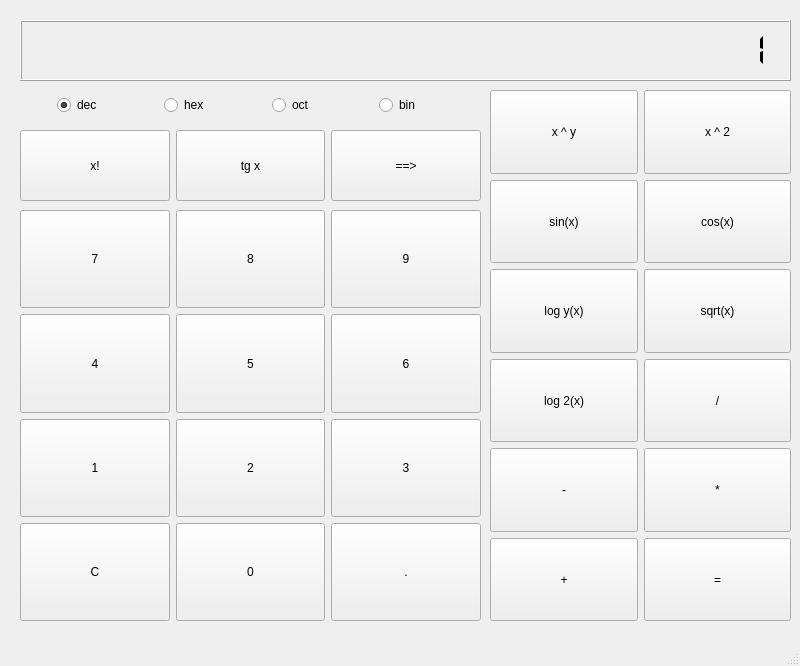
<?xml version="1.0" encoding="UTF-8"?>
<ui version="4.0">
 <class>MainWindow</class>
 <widget class="QMainWindow" name="MainWindow">
  <property name="geometry">
   <rect>
    <x>0</x>
    <y>0</y>
    <width>800</width>
    <height>666</height>
   </rect>
  </property>
  <property name="windowTitle">
   <string>MainWindow</string>
  </property>
  <widget class="QWidget" name="centralwidget">
   <widget class="QLCDNumber" name="vyvod">
    <property name="geometry">
     <rect>
      <x>20</x>
      <y>20</y>
      <width>771</width>
      <height>61</height>
     </rect>
    </property>
    <property name="digitCount">
     <number>40</number>
    </property>
    <property name="segmentStyle">
     <enum>QLCDNumber::Flat</enum>
    </property>
    <property name="value" stdset="0">
     <double>1.000000000000000</double>
    </property>
   </widget>
   <widget class="QWidget" name="gridLayoutWidget">
    <property name="geometry">
     <rect>
      <x>20</x>
      <y>210</y>
      <width>461</width>
      <height>411</height>
     </rect>
    </property>
    <layout class="QGridLayout" name="gridLayout">
     <item row="0" column="1">
      <widget class="QPushButton" name="vosem">
       <property name="sizePolicy">
        <sizepolicy hsizetype="Expanding" vsizetype="Expanding">
         <horstretch>0</horstretch>
         <verstretch>0</verstretch>
        </sizepolicy>
       </property>
       <property name="text">
        <string>8</string>
       </property>
      </widget>
     </item>
     <item row="1" column="2">
      <widget class="QPushButton" name="six">
       <property name="sizePolicy">
        <sizepolicy hsizetype="Expanding" vsizetype="Expanding">
         <horstretch>0</horstretch>
         <verstretch>0</verstretch>
        </sizepolicy>
       </property>
       <property name="text">
        <string>6</string>
       </property>
      </widget>
     </item>
     <item row="0" column="0">
      <widget class="QPushButton" name="seven">
       <property name="sizePolicy">
        <sizepolicy hsizetype="Expanding" vsizetype="Expanding">
         <horstretch>0</horstretch>
         <verstretch>0</verstretch>
        </sizepolicy>
       </property>
       <property name="text">
        <string>7</string>
       </property>
      </widget>
     </item>
     <item row="1" column="1">
      <widget class="QPushButton" name="five">
       <property name="sizePolicy">
        <sizepolicy hsizetype="Expanding" vsizetype="Expanding">
         <horstretch>0</horstretch>
         <verstretch>0</verstretch>
        </sizepolicy>
       </property>
       <property name="text">
        <string>5</string>
       </property>
      </widget>
     </item>
     <item row="2" column="2">
      <widget class="QPushButton" name="three">
       <property name="sizePolicy">
        <sizepolicy hsizetype="Expanding" vsizetype="Expanding">
         <horstretch>0</horstretch>
         <verstretch>0</verstretch>
        </sizepolicy>
       </property>
       <property name="text">
        <string>3</string>
       </property>
      </widget>
     </item>
     <item row="2" column="1">
      <widget class="QPushButton" name="two">
       <property name="sizePolicy">
        <sizepolicy hsizetype="Expanding" vsizetype="Expanding">
         <horstretch>0</horstretch>
         <verstretch>0</verstretch>
        </sizepolicy>
       </property>
       <property name="text">
        <string>2</string>
       </property>
      </widget>
     </item>
     <item row="2" column="0">
      <widget class="QPushButton" name="one">
       <property name="sizePolicy">
        <sizepolicy hsizetype="Expanding" vsizetype="Expanding">
         <horstretch>0</horstretch>
         <verstretch>0</verstretch>
        </sizepolicy>
       </property>
       <property name="text">
        <string>1</string>
       </property>
      </widget>
     </item>
     <item row="0" column="2">
      <widget class="QPushButton" name="nine">
       <property name="sizePolicy">
        <sizepolicy hsizetype="Expanding" vsizetype="Expanding">
         <horstretch>0</horstretch>
         <verstretch>0</verstretch>
        </sizepolicy>
       </property>
       <property name="text">
        <string>9</string>
       </property>
      </widget>
     </item>
     <item row="1" column="0">
      <widget class="QPushButton" name="four">
       <property name="sizePolicy">
        <sizepolicy hsizetype="Expanding" vsizetype="Expanding">
         <horstretch>0</horstretch>
         <verstretch>0</verstretch>
        </sizepolicy>
       </property>
       <property name="text">
        <string>4</string>
       </property>
      </widget>
     </item>
     <item row="3" column="1">
      <widget class="QPushButton" name="zero">
       <property name="sizePolicy">
        <sizepolicy hsizetype="Expanding" vsizetype="Expanding">
         <horstretch>0</horstretch>
         <verstretch>0</verstretch>
        </sizepolicy>
       </property>
       <property name="text">
        <string>0</string>
       </property>
      </widget>
     </item>
     <item row="3" column="0">
      <widget class="QPushButton" name="C">
       <property name="sizePolicy">
        <sizepolicy hsizetype="Expanding" vsizetype="Expanding">
         <horstretch>0</horstretch>
         <verstretch>0</verstretch>
        </sizepolicy>
       </property>
       <property name="text">
        <string>C</string>
       </property>
      </widget>
     </item>
     <item row="3" column="2">
      <widget class="QPushButton" name="point">
       <property name="sizePolicy">
        <sizepolicy hsizetype="Expanding" vsizetype="Expanding">
         <horstretch>0</horstretch>
         <verstretch>0</verstretch>
        </sizepolicy>
       </property>
       <property name="text">
        <string>.</string>
       </property>
      </widget>
     </item>
    </layout>
   </widget>
   <widget class="QWidget" name="horizontalLayoutWidget">
    <property name="geometry">
     <rect>
      <x>19</x>
      <y>90</y>
      <width>461</width>
      <height>31</height>
     </rect>
    </property>
    <layout class="QHBoxLayout" name="horizontalLayout">
     <property name="leftMargin">
      <number>38</number>
     </property>
     <property name="topMargin">
      <number>0</number>
     </property>
     <property name="rightMargin">
      <number>0</number>
     </property>
     <item>
      <widget class="QRadioButton" name="dec">
       <property name="text">
        <string>dec</string>
       </property>
       <property name="checked">
        <bool>true</bool>
       </property>
      </widget>
     </item>
     <item>
      <widget class="QRadioButton" name="hex">
       <property name="text">
        <string>hex</string>
       </property>
      </widget>
     </item>
     <item>
      <widget class="QRadioButton" name="oct">
       <property name="text">
        <string>oct</string>
       </property>
      </widget>
     </item>
     <item>
      <widget class="QRadioButton" name="bin">
       <property name="text">
        <string>bin</string>
       </property>
      </widget>
     </item>
    </layout>
   </widget>
   <widget class="QWidget" name="horizontalLayoutWidget_2">
    <property name="geometry">
     <rect>
      <x>20</x>
      <y>130</y>
      <width>461</width>
      <height>71</height>
     </rect>
    </property>
    <layout class="QHBoxLayout" name="horizontalLayout_2">
     <item>
      <widget class="QPushButton" name="fact">
       <property name="sizePolicy">
        <sizepolicy hsizetype="Expanding" vsizetype="Expanding">
         <horstretch>0</horstretch>
         <verstretch>0</verstretch>
        </sizepolicy>
       </property>
       <property name="text">
        <string>x!</string>
       </property>
      </widget>
     </item>
     <item>
      <widget class="QPushButton" name="tgx">
       <property name="sizePolicy">
        <sizepolicy hsizetype="Expanding" vsizetype="Expanding">
         <horstretch>0</horstretch>
         <verstretch>0</verstretch>
        </sizepolicy>
       </property>
       <property name="text">
        <string>tg x</string>
       </property>
      </widget>
     </item>
     <item>
      <widget class="QPushButton" name="backspace">
       <property name="sizePolicy">
        <sizepolicy hsizetype="Expanding" vsizetype="Expanding">
         <horstretch>0</horstretch>
         <verstretch>0</verstretch>
        </sizepolicy>
       </property>
       <property name="text">
        <string>==&gt;</string>
       </property>
      </widget>
     </item>
    </layout>
   </widget>
   <widget class="QWidget" name="gridLayoutWidget_2">
    <property name="geometry">
     <rect>
      <x>490</x>
      <y>90</y>
      <width>301</width>
      <height>531</height>
     </rect>
    </property>
    <layout class="QGridLayout" name="gridLayout_2">
     <item row="3" column="1">
      <widget class="QPushButton" name="delB">
       <property name="sizePolicy">
        <sizepolicy hsizetype="Expanding" vsizetype="Expanding">
         <horstretch>0</horstretch>
         <verstretch>0</verstretch>
        </sizepolicy>
       </property>
       <property name="text">
        <string>/</string>
       </property>
      </widget>
     </item>
     <item row="4" column="0">
      <widget class="QPushButton" name="decreaceB">
       <property name="sizePolicy">
        <sizepolicy hsizetype="Expanding" vsizetype="Expanding">
         <horstretch>0</horstretch>
         <verstretch>0</verstretch>
        </sizepolicy>
       </property>
       <property name="text">
        <string>-</string>
       </property>
      </widget>
     </item>
     <item row="2" column="1">
      <widget class="QPushButton" name="sqrtx">
       <property name="sizePolicy">
        <sizepolicy hsizetype="Expanding" vsizetype="Expanding">
         <horstretch>0</horstretch>
         <verstretch>0</verstretch>
        </sizepolicy>
       </property>
       <property name="text">
        <string>sqrt(x)</string>
       </property>
      </widget>
     </item>
     <item row="1" column="0">
      <widget class="QPushButton" name="sinB">
       <property name="sizePolicy">
        <sizepolicy hsizetype="Expanding" vsizetype="Expanding">
         <horstretch>0</horstretch>
         <verstretch>0</verstretch>
        </sizepolicy>
       </property>
       <property name="text">
        <string>sin(x)</string>
       </property>
      </widget>
     </item>
     <item row="2" column="0">
      <widget class="QPushButton" name="logyx">
       <property name="sizePolicy">
        <sizepolicy hsizetype="Expanding" vsizetype="Expanding">
         <horstretch>0</horstretch>
         <verstretch>0</verstretch>
        </sizepolicy>
       </property>
       <property name="text">
        <string>log y(x)</string>
       </property>
      </widget>
     </item>
     <item row="3" column="0">
      <widget class="QPushButton" name="log2xB">
       <property name="sizePolicy">
        <sizepolicy hsizetype="Expanding" vsizetype="Expanding">
         <horstretch>0</horstretch>
         <verstretch>0</verstretch>
        </sizepolicy>
       </property>
       <property name="text">
        <string>log 2(x)</string>
       </property>
      </widget>
     </item>
     <item row="0" column="1">
      <widget class="QPushButton" name="xsqr2">
       <property name="sizePolicy">
        <sizepolicy hsizetype="Expanding" vsizetype="Expanding">
         <horstretch>0</horstretch>
         <verstretch>0</verstretch>
        </sizepolicy>
       </property>
       <property name="text">
        <string>x ^ 2</string>
       </property>
      </widget>
     </item>
     <item row="4" column="1">
      <widget class="QPushButton" name="mulB">
       <property name="sizePolicy">
        <sizepolicy hsizetype="Expanding" vsizetype="Expanding">
         <horstretch>0</horstretch>
         <verstretch>0</verstretch>
        </sizepolicy>
       </property>
       <property name="text">
        <string>*</string>
       </property>
      </widget>
     </item>
     <item row="0" column="0">
      <widget class="QPushButton" name="xsqry">
       <property name="sizePolicy">
        <sizepolicy hsizetype="Expanding" vsizetype="Expanding">
         <horstretch>0</horstretch>
         <verstretch>0</verstretch>
        </sizepolicy>
       </property>
       <property name="text">
        <string>x ^ y</string>
       </property>
      </widget>
     </item>
     <item row="1" column="1">
      <widget class="QPushButton" name="cosB">
       <property name="sizePolicy">
        <sizepolicy hsizetype="Expanding" vsizetype="Expanding">
         <horstretch>0</horstretch>
         <verstretch>0</verstretch>
        </sizepolicy>
       </property>
       <property name="text">
        <string>cos(x)</string>
       </property>
      </widget>
     </item>
     <item row="5" column="0">
      <widget class="QPushButton" name="addB">
       <property name="sizePolicy">
        <sizepolicy hsizetype="Expanding" vsizetype="Expanding">
         <horstretch>0</horstretch>
         <verstretch>0</verstretch>
        </sizepolicy>
       </property>
       <property name="text">
        <string>+</string>
       </property>
      </widget>
     </item>
     <item row="5" column="1">
      <widget class="QPushButton" name="ravnoB">
       <property name="sizePolicy">
        <sizepolicy hsizetype="Expanding" vsizetype="Expanding">
         <horstretch>0</horstretch>
         <verstretch>0</verstretch>
        </sizepolicy>
       </property>
       <property name="text">
        <string>=</string>
       </property>
      </widget>
     </item>
    </layout>
   </widget>
  </widget>
  <widget class="QMenuBar" name="menubar">
   <property name="geometry">
    <rect>
     <x>0</x>
     <y>0</y>
     <width>800</width>
     <height>21</height>
    </rect>
   </property>
  </widget>
  <widget class="QStatusBar" name="statusbar"/>
 </widget>
 <resources/>
 <connections/>
</ui>
